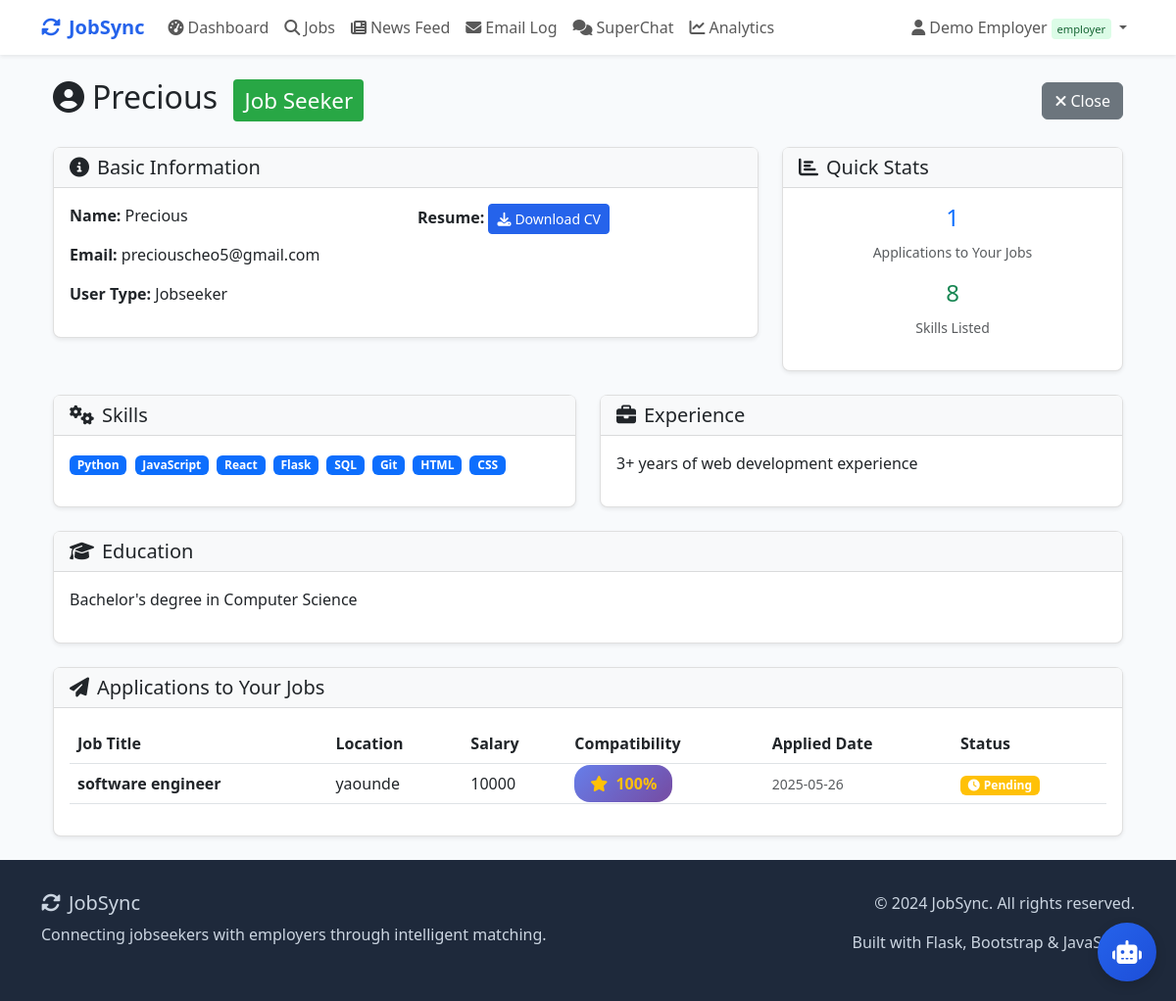
Screenshot of /applicant_profile/3 (signed in) with the database file from the repository.
### tables this page shows
CREATE TABLE users (
            id INTEGER PRIMARY KEY AUTOINCREMENT,
            username TEXT NOT NULL,
            email TEXT UNIQUE NOT NULL,
            password TEXT NOT NULL,
            user_type TEXT NOT NULL,
            company_name TEXT,
            created_at TIMESTAMP DEFAULT CURRENT_TIMESTAMP
        );

CREATE TABLE user_profiles (
            id INTEGER PRIMARY KEY AUTOINCREMENT,
            user_id INTEGER,
            skills TEXT,
            experience TEXT,
            education TEXT,
            resume_filename TEXT,
            FOREIGN KEY (user_id) REFERENCES users (id)
        );

CREATE TABLE applications (
            id INTEGER PRIMARY KEY AUTOINCREMENT,
            job_id INTEGER,
            applicant_id INTEGER,
            employer_id INTEGER,
            compatibility_score INTEGER,
            status TEXT DEFAULT 'pending',
            applied_at TIMESTAMP DEFAULT CURRENT_TIMESTAMP,
            FOREIGN KEY (job_id) REFERENCES jobs (id),
            FOREIGN KEY (applicant_id) REFERENCES users (id),
            FOREIGN KEY (employer_id) REFERENCES users (id)
        );

CREATE TABLE jobs (
            id INTEGER PRIMARY KEY AUTOINCREMENT,
            employer_id INTEGER,
            title TEXT NOT NULL,
            description TEXT NOT NULL,
            requirements TEXT,
            skills TEXT,
            salary TEXT,
            location TEXT,
            job_type TEXT,
            posted_at TIMESTAMP DEFAULT CURRENT_TIMESTAMP,
            FOREIGN KEY (employer_id) REFERENCES users (id)
        );

### app.py (the view)
@app.route('/applicant_profile/<int:applicant_id>')
def applicant_profile(applicant_id):
    if 'user_id' not in session or session['user_type'] != 'employer':
        flash('Access denied. Employers only.', 'error')
        return redirect(url_for('login'))
    conn = get_db_connection()
    user_info = conn.execute(
        'SELECT id, username, email, user_type FROM users WHERE id = ?',
        (applicant_id,)
    ).fetchone()
    user_profile = conn.execute(
        'SELECT * FROM user_profiles WHERE user_id = ?',
        (applicant_id,)
    ).fetchone()
    applications = conn.execute('''
        SELECT a.*, j.title as job_title, j.location, j.salary
        FROM applications a
        JOIN jobs j ON a.job_id = j.id
        WHERE a.applicant_id = ? AND a.employer_id = ?
        ORDER BY a.applied_at DESC
    ''', (applicant_id, session['user_id'])).fetchall()
    conn.close()
    if not user_info:
        flash('Applicant not found.', 'error')
        return redirect(url_for('employer_dashboard'))
    return render_template('applicant_profile.html',
                         user_info=user_info,
                         user_profile=user_profile,
                         applications=applications,
                         calculate_compatibility=calculate_compatibility)

### app.py (called while the page is built)
def get_db_connection():
    conn = sqlite3.connect('jobportal.db', timeout=30)
    conn.row_factory = sqlite3.Row
    conn.execute('PRAGMA journal_mode=WAL;')
    conn.execute('PRAGMA synchronous=NORMAL;')
    conn.execute('PRAGMA cache_size=10000;')
    conn.execute('PRAGMA temp_store=memory;')
    return conn

### templates/applicant_profile.html (shortened to what this page needs)
{% extends "base.html" %}
{% block content %}
<div class="container mt-4">
    <div class="row">
        <div class="col-12">
            <div class="d-flex justify-content-between align-items-center mb-4">
                <h2>
                    <i class="fas fa-user-circle me-2"></i>{{ user_info['username'] }}
                    <span class="user-type-badge user-type-jobseeker ms-2">Job Seeker</span>
                </h2>
                <button class="btn btn-secondary" onclick="window.close()">
                    <i class="fas fa-times me-1"></i>Close
                </button>
            </div>
        </div>
    </div>
    <div class="row mb-4">
        <div class="col-md-8">
            <div class="card">
                <div class="card-header">
                    <h5 class="mb-0">
                        <i class="fas fa-info-circle me-2"></i>Basic Information
                    </h5>
                </div>
                <div class="card-body">
                    <div class="row">
                        <div class="col-md-6">
                            <p><strong>Name:</strong> {{ user_info['username'] }}</p>
                            <p><strong>Email:</strong> {{ user_info['email'] }}</p>
                            <p><strong>User Type:</strong> {{ user_info['user_type'].title() }}</p>
                        </div>
                        <div class="col-md-6">
                            {% if user_profile and user_profile['resume_filename'] %}
                                <p><strong>Resume:</strong>
                                    <a href="{{ url_for('download_cv', applicant_id=user_info['id']) }}"
                                       class="btn btn-sm btn-primary" target="_blank">
                                        <i class="fas fa-download me-1"></i>Download CV
                                    </a>
                                </p>
                            {% else %}
                                <p><strong>Resume:</strong> <span class="text-muted">Not uploaded</span></p>
                            {% endif %}
                        </div>
                    </div>
                </div>
            </div>
        </div>
        <div class="col-md-4">
            <div class="card">
                <div class="card-header">
                    <h5 class="mb-0">
                        <i class="fas fa-chart-bar me-2"></i>Quick Stats
                    </h5>
                </div>
                <div class="card-body text-center">
                    <div class="mb-3">
                        <h4 class="text-primary">{{ applications|length }}</h4>
                        <small class="text-muted">Applications to Your Jobs</small>
                    </div>
                    {% if user_profile and user_profile['skills'] %}
                        <div class="mb-3">
                            <h4 class="text-success">{{ user_profile['skills'].split(',')|length }}</h4>
                            <small class="text-muted">Skills Listed</small>
                        </div>
                    {% endif %}
                </div>
            </div>
        </div>
    </div>
    <div class="row mb-4">
        <div class="col-md-6">
            <div class="card h-100">
                <div class="card-header">
                    <h5 class="mb-0">
                        <i class="fas fa-cogs me-2"></i>Skills
                    </h5>
                </div>
                <div class="card-body">
                    {% if user_profile and user_profile['skills'] %}
                        <div class="skills-container">
                            {% for skill in user_profile['skills'].split(',') %}
                                <span class="badge bg-primary me-1 mb-1">{{ skill.strip() }}</span>
                            {% endfor %}
                        </div>
                    {% else %}
                        <p class="text-muted">No skills listed</p>
                    {% endif %}
                </div>
            </div>
        </div>
        <div class="col-md-6">
            <div class="card h-100">
                <div class="card-header">
                    <h5 class="mb-0">
                        <i class="fas fa-briefcase me-2"></i>Experience
                    </h5>
                </div>
                <div class="card-body">
                    {% if user_profile and user_profile['experience'] %}
                        <p>{{ user_profile['experience'] }}</p>
                    {% else %}
                        <p class="text-muted">No experience information provided</p>
                    {% endif %}
                </div>
            </div>
        </div>
    </div>
    <div class="row mb-4">
        <div class="col-12">
            <div class="card">
                <div class="card-header">
                    <h5 class="mb-0">
                        <i class="fas fa-graduation-cap me-2"></i>Education
                    </h5>
                </div>
                <div class="card-body">
                    {% if user_profile and user_profile['education'] %}
                        <p>{{ user_profile['education'] }}</p>
                    {% else %}
                        <p class="text-muted">No education information provided</p>
                    {% endif %}
                </div>
            </div>
        </div>
    </div>
    <div class="row">
        <div class="col-12">
            <div class="card">
                <div class="card-header">
                    <h5 class="mb-0">
                        <i class="fas fa-paper-plane me-2"></i>Applications to Your Jobs
                    </h5>
                </div>
                <div class="card-body">
                    {% if applications %}
                        <div class="table-responsive">
                            <table class="table table-hover">
                                <thead>
                                    <tr>
                                        <th>Job Title</th>
                                        <th>Location</th>
                                        <th>Salary</th>
                                        <th>Compatibility</th>
                                        <th>Applied Date</th>
                                        <th>Status</th>
                                    </tr>
                                </thead>
                                <tbody>
                                    {% for app in applications %}
                                    <tr>
                                        <td><strong>{{ app.job_title }}</strong></td>
                                        <td>{{ app.location }}</td>
                                        <td>{{ app.salary }}</td>
                                        <td>
                                            <span class="compatibility-score">
                                                <i class="fas fa-star me-1"></i>
                                                {{ app.compatibility_score }}%
                                            </span>
                                        </td>
                                        <td>
                                            <small class="text-muted">
                                                {{ app.applied_at.split(' ')[0] if app.applied_at else 'Recently' }}
                                            </small>
                                        </td>
                                        <td>
                                            {% if app.status == 'pending' %}
                                                <span class="badge bg-warning">
                                                    <i class="fas fa-clock me-1"></i>Pending
                                                </span>
                                            {% elif app.status == 'accepted' %}
                                                <span class="badge bg-success">
                                                    <i class="fas fa-check me-1"></i>Accepted
                                                </span>
                                            {% else %}
                                                <span class="badge bg-danger">
                                                    <i class="fas fa-times me-1"></i>Rejected
                                                </span>
                                            {% endif %}
                                        </td>
                                    </tr>
                                    {% endfor %}
                                </tbody>
                            </table>
                        </div>
                    {% else %}
                        <div class="text-center py-4">
                            <i class="fas fa-inbox fa-3x text-muted mb-3"></i>
                            <h5 class="text-muted">No Applications</h5>
                            <p class="text-muted">This candidate hasn't applied to any of your jobs yet.</p>
                        </div>
                    {% endif %}
                </div>
            </div>
        </div>
    </div>
</div>
{% endblock %}

### templates/base.html (style rules this page uses)
:root { --primary-color: #2563eb; --secondary-color: #64748b; --success-color: #10b981; --danger-color: #ef4444; --warning-color: #f59e0b; }
body { background-color: #f8fafc; font-family: 'Segoe UI', Tahoma, Geneva, Verdana, sans-serif; }
.btn-primary { background-color: var(--primary-color); border-color: var(--primary-color); }
.card { border: none; box-shadow: 0 1px 3px 0 rgba(0, 0, 0, 0.1), 0 1px 2px 0 rgba(0, 0, 0, 0.06); border-radius: 0.5rem; }
.card-header { background-color: #fff; border-bottom: 1px solid #e2e8f0; font-weight: 600; }
.compatibility-score { background: linear-gradient(135deg, #667eea 0%, #764ba2 100%); color: white; padding: 0.5rem 1rem; border-radius: 1rem; font-weight: bold; }
.user-type-badge { font-size: 0.75rem; padding: 0.25rem 0.5rem; border-radius: 0.25rem; }
.user-type-jobseeker { background-color: #dbeafe; color: #1e40af; }

### templates/applicant_profile.html (style rules this page uses)
.skills-container { max-height: 200px; overflow-y: auto; }
.compatibility-score { color: #ffc107; font-weight: bold; }
.user-type-badge { font-size: 0.7em; padding: 0.25em 0.5em; border-radius: 0.25rem; }
.user-type-jobseeker { background-color: #28a745; color: white; }
.card { box-shadow: 0 0.125rem 0.25rem rgba(0, 0, 0, 0.075); border: 1px solid rgba(0, 0, 0, 0.125); }
.card-header { background-color: #f8f9fa; border-bottom: 1px solid rgba(0, 0, 0, 0.125); }

### rows the page displays
users: username "Precious", email "preciouscheo5@gmail.com", user_type "Jobseeker"
user_profiles: experience "3+ years of web development experience", education "Bachelor's degree in Computer Science"
applications: job_title "software engineer", location "yaounde", salary "10000", compatibility_score "100", applied_at "2025-05-26", status "pending" (drawn)

### other values shown
{{ session.username }} "Demo Employer"
{{ session.user_type }} "employer"
{{ applications|length }} "1"
{{ user_profile['skills'].split(',')|length }} "8"
{{ skill.strip() }} "Python" "JavaScript" "React" "Flask" "SQL" "Git" "HTML" "CSS"
